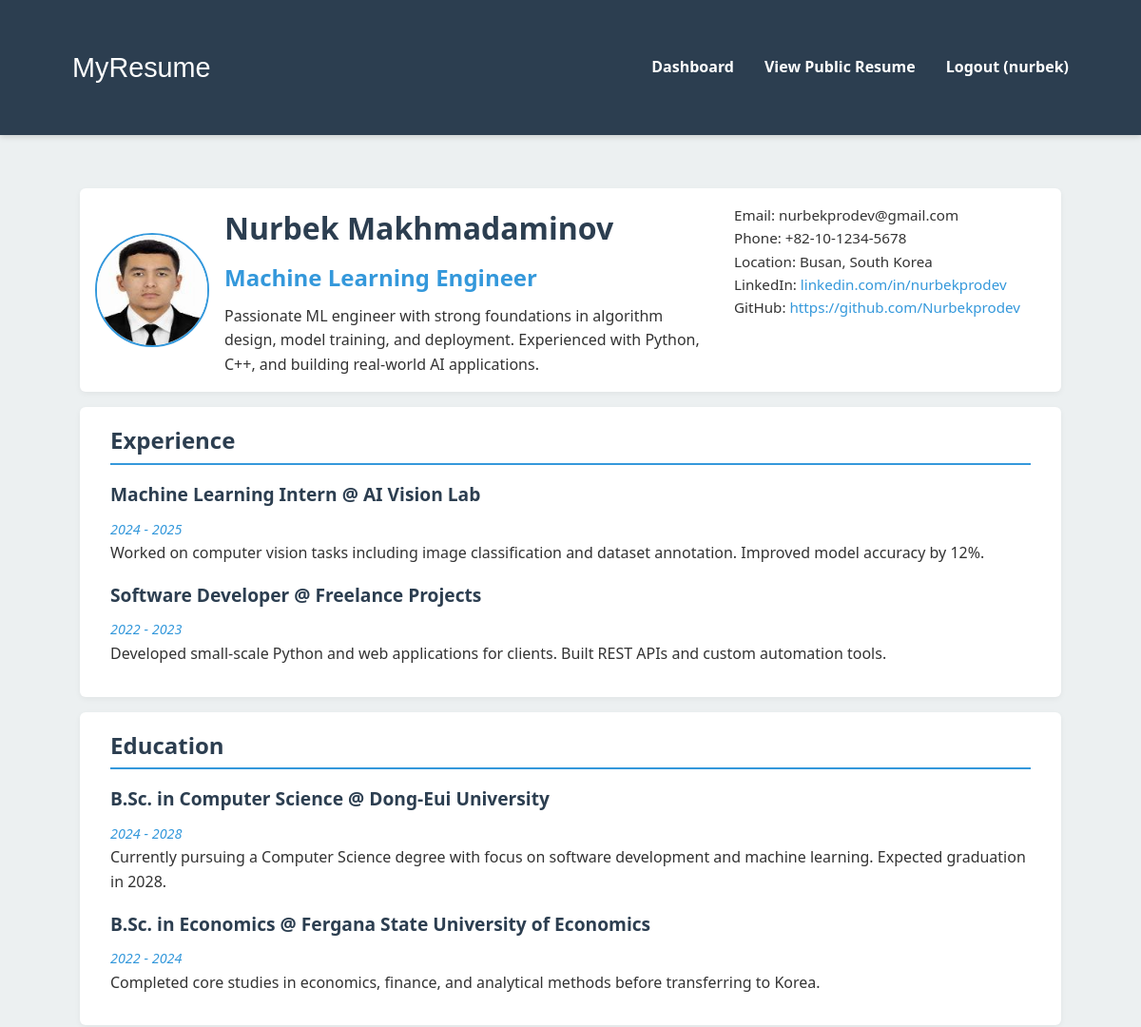
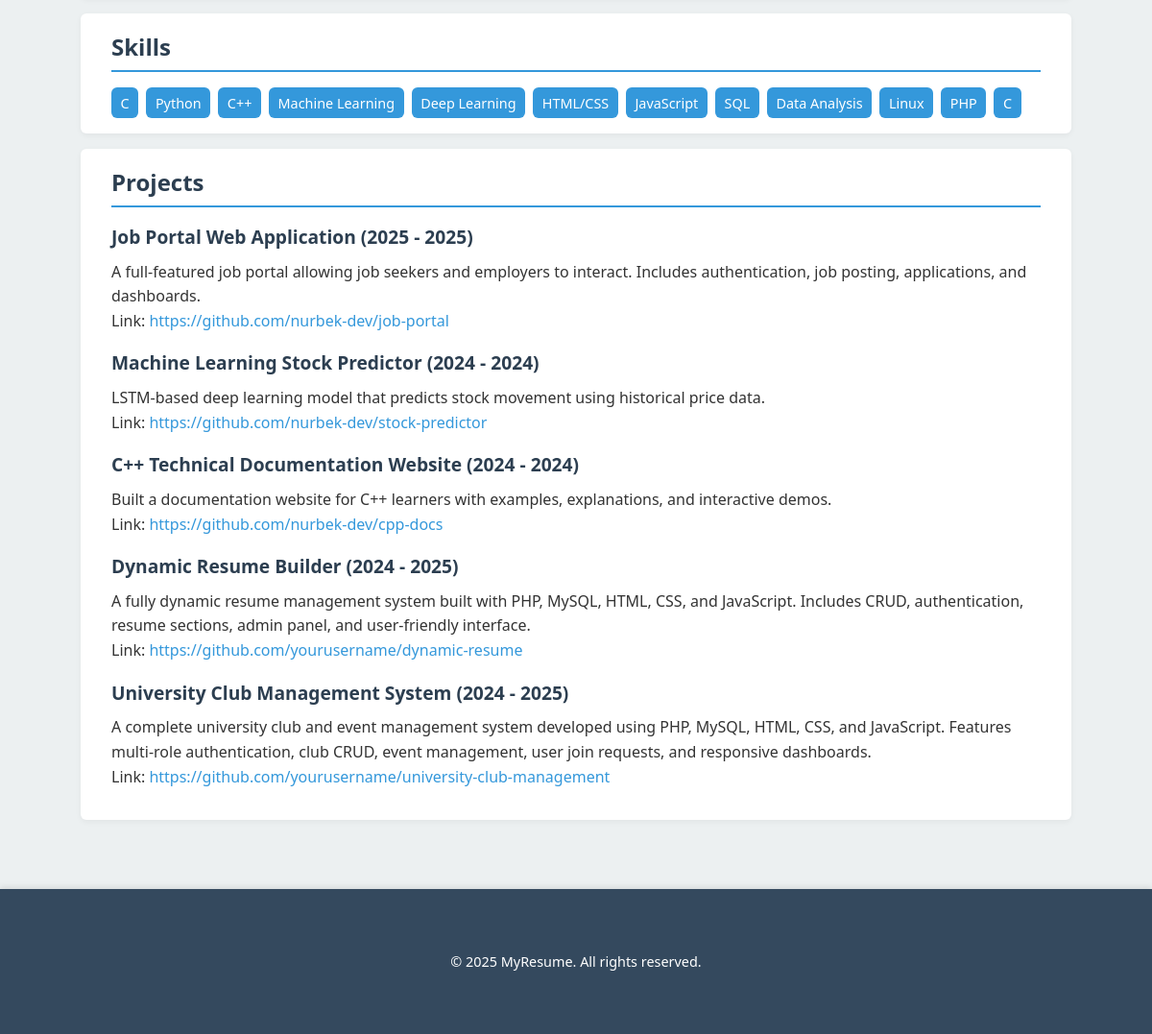
The page / (signed in) on the database its author committed (2 pictures, top to bottom).
### tables this page shows
CREATE TABLE `resume` (
  `id` int(11) NOT NULL,
  `full_name` varchar(100) NOT NULL,
  `title` varchar(100) DEFAULT NULL,
  `about` text DEFAULT NULL,
  `email` varchar(100) DEFAULT NULL,
  `phone` varchar(50) DEFAULT NULL,
  `location` varchar(100) DEFAULT NULL,
  `linkedin` varchar(255) DEFAULT NULL,
  `github` varchar(255) DEFAULT NULL,
  `avatar_path` varchar(255) DEFAULT NULL
);

CREATE TABLE `experience` (
  `id` int(11) NOT NULL,
  `company` varchar(255) NOT NULL,
  `position` varchar(255) NOT NULL,
  `start_year` int(11) NOT NULL,
  `end_year` int(11) DEFAULT NULL,
  `location` varchar(100) DEFAULT NULL,
  `description` text DEFAULT NULL
);

CREATE TABLE `education` (
  `id` int(11) NOT NULL,
  `school` varchar(255) NOT NULL,
  `degree` varchar(255) NOT NULL,
  `start_year` int(11) NOT NULL,
  `end_year` int(11) DEFAULT NULL,
  `location` varchar(100) DEFAULT NULL,
  `description` text DEFAULT NULL
);

CREATE TABLE `skills` (
  `id` int(11) NOT NULL,
  `skill_name` varchar(100) NOT NULL,
  `level` varchar(50) DEFAULT NULL,
  `category` varchar(50) DEFAULT NULL
);

CREATE TABLE `projects` (
  `id` int(11) NOT NULL,
  `title` varchar(255) NOT NULL,
  `description` text DEFAULT NULL,
  `link` varchar(255) DEFAULT NULL,
  `start_year` int(11) DEFAULT NULL,
  `end_year` int(11) DEFAULT NULL
);

### includes/functions.php (called while the page is built, shortened)
<?php
function sanitize_input($input) {
    return htmlspecialchars(trim($input), ENT_QUOTES, 'UTF-8');
}

### index.php (the view)
<?php
require_once 'includes/db_connect.php';
require_once 'includes/functions.php';
require_once 'includes/header.php';
$resume_stmt = $pdo->query("SELECT * FROM resume LIMIT 1");
$resumes = $resume_stmt ? $resume_stmt->fetchAll(PDO::FETCH_ASSOC) : [];
$resume = !empty($resumes) ? $resumes[0] : [
    'full_name'   => 'Your Name',
    'title'       => 'Your Title',
    'about'       => '',
    'email'       => '',
    'phone'       => '',
    'location'    => '',
    'linkedin'    => '',
    'github'      => '',
    'avatar_path' => ''
];
$experiences = $pdo->query("SELECT * FROM experience ORDER BY start_year DESC")->fetchAll(PDO::FETCH_ASSOC);
$educations  = $pdo->query("SELECT * FROM education ORDER BY start_year DESC")->fetchAll(PDO::FETCH_ASSOC);
$skills      = $pdo->query("SELECT * FROM skills")->fetchAll(PDO::FETCH_ASSOC);
$projects    = $pdo->query("SELECT * FROM projects ORDER BY start_year DESC")->fetchAll(PDO::FETCH_ASSOC);
?>
<div class="dashboard-container container">
    <section class="resume-header">
        <div class="profile">
            <?php if (!empty($resume['avatar_path'])): ?>
                <img src="uploads/<?= sanitize_input($resume['avatar_path']) ?>" alt="Profile Picture" class="avatar">
            <?php endif; ?>
            <div class="intro">
                <h1 class="name"><?= sanitize_input($resume['full_name']) ?></h1>
                <h2 class="title"><?= sanitize_input($resume['title']) ?></h2>
                <p class="about"><?= nl2br(sanitize_input($resume['about'])) ?></p>
            </div>
        </div>
        <div class="contact">
            <p>Email: <?= sanitize_input($resume['email']) ?></p>
            <p>Phone: <?= sanitize_input($resume['phone']) ?></p>
            <p>Location: <?= sanitize_input($resume['location']) ?></p>
            <p>LinkedIn: <a href="<?= sanitize_input($resume['linkedin']) ?>"><?= sanitize_input($resume['linkedin']) ?></a></p>
            <p>GitHub: <a href="<?= sanitize_input($resume['github']) ?>"><?= sanitize_input($resume['github']) ?></a></p>
        </div>
    </section>
    <section class="experience section-block" id="experience">
        <h3>Experience</h3>
        <?php if ($experiences): ?>
            <?php foreach ($experiences as $exp): ?>
                <article class="experience-item">
                    <h4><?= sanitize_input($exp['position']) ?> @ <?= sanitize_input($exp['company']) ?></h4>
                    <span class="period"><?= sanitize_input($exp['start_year']) ?> - <?= sanitize_input($exp['end_year'] ?: 'Present') ?></span>
                    <p><?= nl2br(sanitize_input($exp['description'])) ?></p>
                </article>
            <?php endforeach; ?>
        <?php else: ?>
            <p>No experience added yet.</p>
        <?php endif; ?>
    </section>
    <section class="education section-block" id="education">
        <h3>Education</h3>
        <?php if ($educations): ?>
            <?php foreach ($educations as $edu): ?>
                <article class="education-item">
                    <h4><?= sanitize_input($edu['degree']) ?> @ <?= sanitize_input($edu['school']) ?></h4>
                    <span class="period"><?= sanitize_input($edu['start_year']) ?> - <?= sanitize_input($edu['end_year'] ?: 'Present') ?></span>
                    <p><?= nl2br(sanitize_input($edu['description'])) ?></p>
                </article>
            <?php endforeach; ?>
        <?php else: ?>
            <p>No education added yet.</p>
        <?php endif; ?>
    </section>
    <section class="skills section-block" id="skills">
        <h3>Skills</h3>
        <?php if ($skills): ?>
            <ul class="skills-list">
                <?php foreach ($skills as $skill): ?>
                    <li><?= sanitize_input($skill['skill_name']) ?></li>
                <?php endforeach; ?>
            </ul>
        <?php else: ?>
            <p>No skills added yet.</p>
        <?php endif; ?>
    </section>
    <section class="projects section-block" id="projects">
        <h3>Projects</h3>
        <?php if ($projects): ?>
            <?php foreach ($projects as $proj): ?>
                <article class="project-item">
                    <h4><?= sanitize_input($proj['title']) ?> (<?= sanitize_input($proj['start_year']) ?> - <?= sanitize_input($proj['end_year'] ?: 'Present') ?>)</h4>
                    <p><?= nl2br(sanitize_input($proj['description'])) ?></p>
                    <p>Link: <a href="<?= sanitize_input($proj['link']) ?>"><?= sanitize_input($proj['link']) ?></a></p>
                </article>
            <?php endforeach; ?>
        <?php else: ?>
            <p>No projects added yet.</p>
        <?php endif; ?>
    </section>
</div>
<?php require_once 'includes/footer.php'; ?>

### css/style.css (style rules this page uses)
:root { --primary-color: #2c3e50; --secondary-color: #3498db; --accent-color: #e67e22; --light-color: #ecf0f1; --dark-color: #34495e; --text-color: #333; --heading-color: #2c3e50; --font-base: "Segoe UI", Tahoma, Geneva, Verdana, sans-serif; --font-heading: "Arial Black", Arial, sans-serif; --spacing: 1rem; --border-radius: 6px; --max-width: 1100px; --header-padding-x: 1rem; --header-shadow: 0 2px 6px rgba(0, 0, 0, 0.15); --space-lg: 2rem; }
html { scroll-behavior: smooth; }
* { margin: 0; padding: 0; box-sizing: border-box; }
body { font-family: var(--font-base); color: var(--text-color); background-color: var(--light-color); line-height: 1.6; }
a { color: var(--secondary-color); text-decoration: none; }
.container { width: 90%; max-width: var(--max-width); margin: 0 auto; padding: var(--space-lg); }
h1, h2, h3, h4 { color: var(--heading-color); margin-bottom: 0.5rem; }
h1 { font-size: 2.2rem; }
h2 { font-size: 1.8rem; }
h3 { font-size: 1.5rem; }
h4 { font-size: 1.2rem; }
.resume-header { display: flex; flex-wrap: wrap; align-items: flex-start; gap: var(--spacing); background-color: #fff; padding: var(--spacing); border-radius: var(--border-radius); margin-bottom: var(--spacing); box-shadow: 0 2px 6px rgba(0, 0, 0, 0.05); }
.resume-header .profile { display: flex; flex: 2; gap: var(--spacing); align-items: center; }
.resume-header .profile img.avatar { border-radius: 50%; width: 120px; height: 120px; object-fit: cover; border: 2px solid var(--secondary-color); }
.resume-header .intro h1 { font-size: 2rem; }
.resume-header .intro h2 { font-size: 1.5rem; color: var(--secondary-color); }
.resume-header .contact { flex: 1; font-size: 0.95rem; }
section { background-color: #fff; padding: var(--spacing); border-radius: var(--border-radius); margin-bottom: var(--spacing); box-shadow: 0 2px 6px rgba(0, 0, 0, 0.05); padding-left: var(--space-lg); padding-right: var(--space-lg); }
section h3 { border-bottom: 2px solid var(--secondary-color); padding-bottom: 0.25rem; margin-bottom: var(--spacing); }
article { margin-bottom: var(--spacing); }
.period { font-style: italic; font-size: 0.9rem; color: var(--secondary-color); }
.skills-list { list-style: none; display: flex; flex-wrap: wrap; gap: 0.5rem; }
.skills-list li { background-color: var(--secondary-color); color: #fff; padding: 0.3rem 0.6rem; border-radius: var(--border-radius); font-size: 0.9rem; }
.dashboard-container { max-width: var(--max-width); margin: 2rem auto; padding: 1.5rem; }

### rows shown on the page
resume: avatar_path (picture), full_name "Nurbek Makhmadaminov", title "Machine Learning Engineer", about "Passionate ML engineer with strong foundations in algorithm design, model training, and deployment. Experienced with Python, C++, and building real-world AI applications.", email "nurbekprodev@gmail.com", phone "+82-10-1234-5678", location "Busan, South Korea", linkedin "linkedin.com/in/nurbekprodev", github "https://github.com/Nurbekprodev"
experience: position "Machine Learning Intern", company "AI Vision Lab", start_year "2024", end_year "2025", description "Worked on computer vision tasks including image classification and dataset annotation. Improved model accuracy by 12%."
experience: position "Software Developer", company "Freelance Projects", start_year "2022", end_year "2023", description "Developed small-scale Python and web applications for clients. Built REST APIs and custom automation tools."
education: degree "B.Sc. in Computer Science", school "Dong-Eui University", start_year "2024", end_year "2028", description "Currently pursuing a Computer Science degree with focus on software development and machine learning. Expected graduation in 2028."
education: degree "B.Sc. in Economics", school "Fergana State University of Economics", start_year "2022", end_year "2024", description "Completed core studies in economics, finance, and analytical methods before transferring to Korea."
skills: skill_name "C"
skills: skill_name "Python"
skills: skill_name "C++"
skills: skill_name "Machine Learning"
skills: skill_name "Deep Learning"
skills: skill_name "HTML/CSS"
skills: skill_name "JavaScript"
skills: skill_name "SQL"
skills: skill_name "Data Analysis"
skills: skill_name "Linux"
skills: skill_name "PHP"
skills: skill_name "C"
projects: title "Job Portal Web Application", start_year "2025", end_year "2025", description "A full-featured job portal allowing job seekers and employers to interact. Includes authentication, job posting, applications, and dashboards.", link "https://github.com/nurbek-dev/job-portal"
projects: title "Machine Learning Stock Predictor", start_year "2024", end_year "2024", description "LSTM-based deep learning model that predicts stock movement using historical price data.", link "https://github.com/nurbek-dev/stock-predictor"
projects: title "C++ Technical Documentation Website", start_year "2024", end_year "2024", description "Built a documentation website for C++ learners with examples, explanations, and interactive demos.", link "https://github.com/nurbek-dev/cpp-docs"
projects: title "Dynamic Resume Builder", start_year "2024", end_year "2025", description "A fully dynamic resume management system built with PHP, MySQL, HTML, CSS, and JavaScript. Includes CRUD, authentication, resume sections, admin panel, and user-friendly interface.", link "https://github.com/yourusername/dynamic-resume"
projects: title "University Club Management System", start_year "2024", end_year "2025", description "A complete university club and event management system developed using PHP, MySQL, HTML, CSS, and JavaScript. Features multi-role authentication, club CRUD, event management, user join requests, and responsive dashboards.", link "https://github.com/yourusername/university-club-management"

### other values the page prints
$_SESSION['username'] "nurbek"
